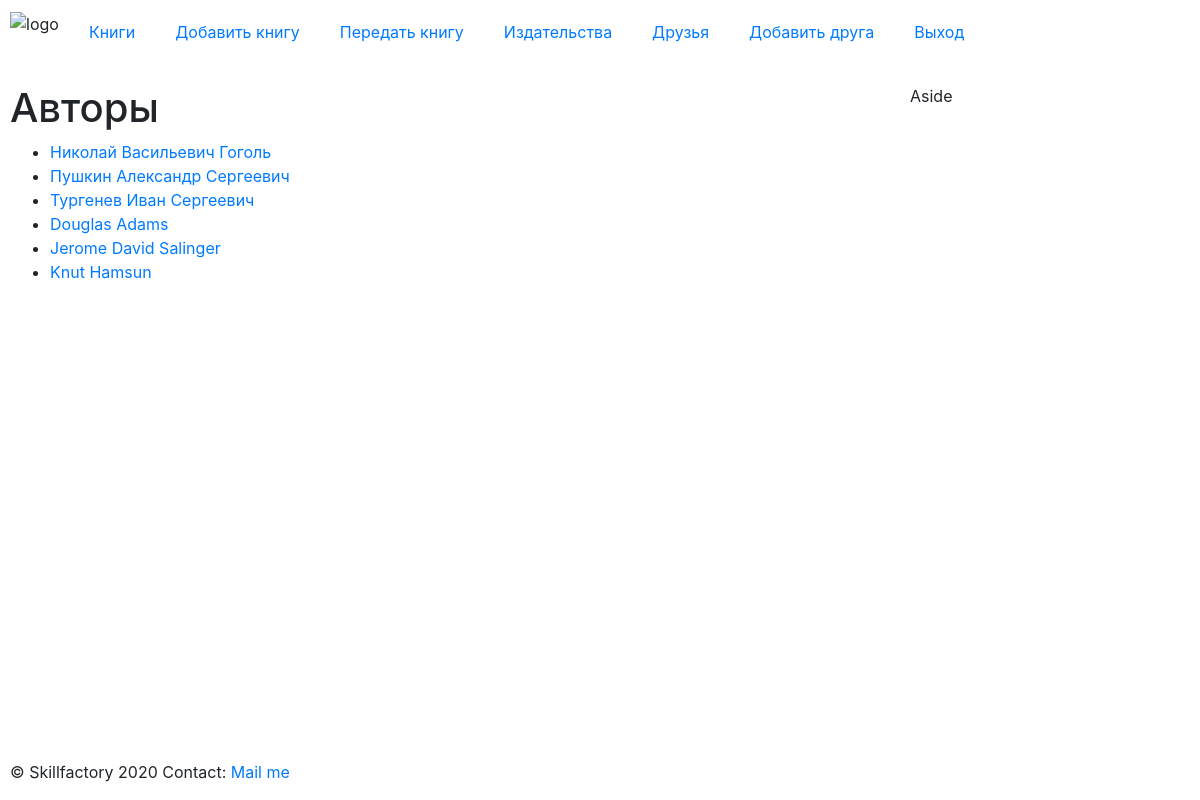
/authors (signed in), run on an earlier commit of the app's database.
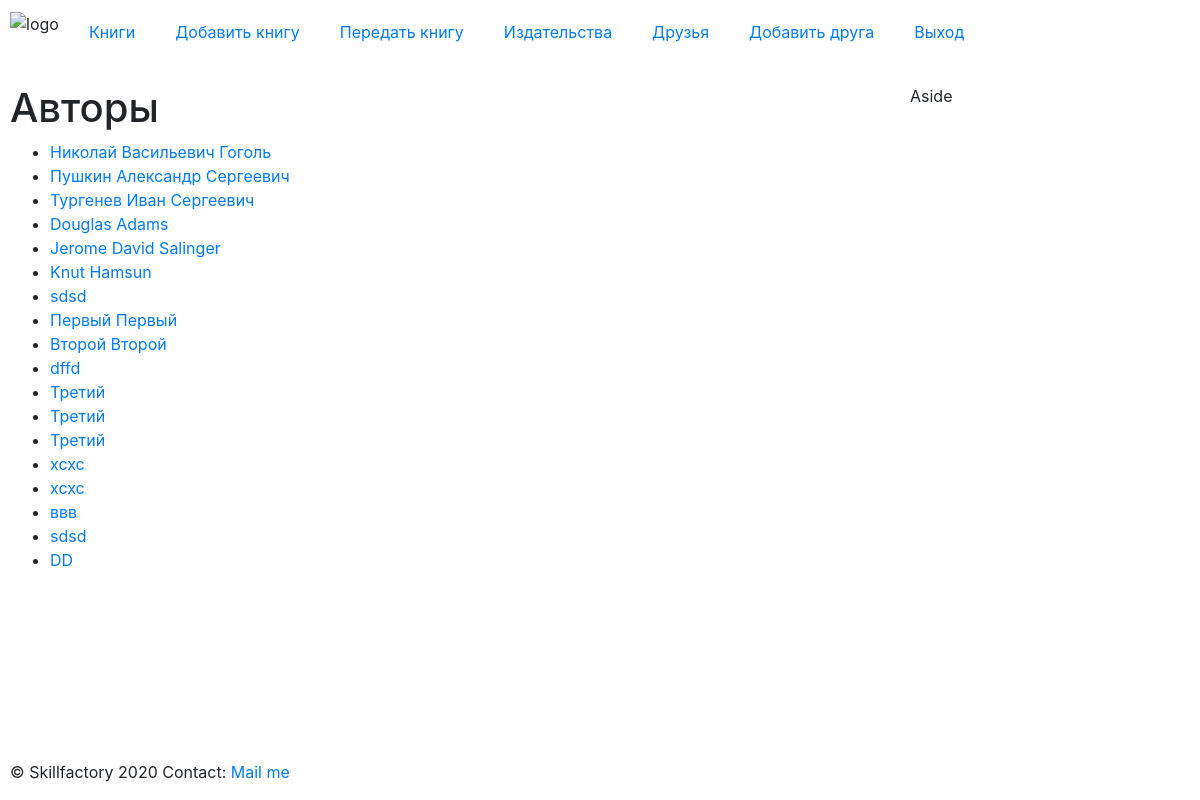
And on a later commit of the database.
### p_library/models.py (models this page shows, shortened)
class Author(models.Model):
    full_name = models.TextField()
    birth_year = models.SmallIntegerField()
    country = models.CharField(max_length=2)

### p_library/views.py (the view)
# urls.py: path("authors", views.AuthorList.as_view(), name="author_list"),
class AuthorList(LoginRequiredMixin, ListView):
    model = Author
    template_name = "authors.html"

### templates/authors.html
{% extends "./base.html" %}
{% block content %}
<h1>Авторы</h1>
<ul>
    {% for item in object_list %}
        <li><a href="{% url 'p_library:author_detail' item.pk %}">{{ item.full_name }}</a></li>
    {% endfor %}
</ul>
{% endblock %}

What changed in the data, as far as the page shows it:
added Author: full_name "sdsd"
added Author: full_name "Первый Первый"
added Author: full_name "Второй Второй"
added Author: full_name "dffd"
added Author: full_name "Третий"
added Author: full_name "Третий"
added Author: full_name "Третий"
added Author: full_name "xcxc"
added Author: full_name "xcxc"
added Author: full_name "ввв"
added Author: full_name "sdsd"
added Author: full_name "DD"
